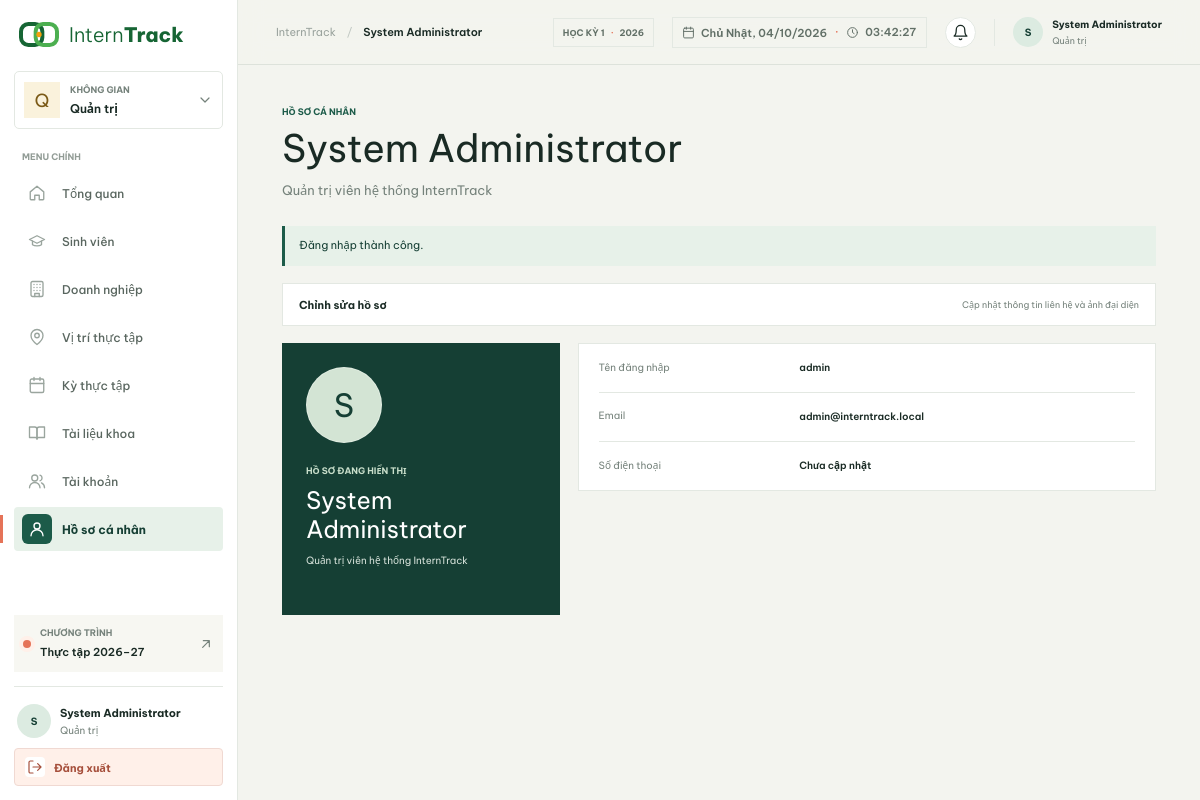
The page /?page=admin/profile (signed in) on the database its author committed.
### tables this page shows
CREATE TABLE IF NOT EXISTS users (
    id BIGINT UNSIGNED AUTO_INCREMENT PRIMARY KEY,
    username VARCHAR(50) NOT NULL,
    email VARCHAR(255) NOT NULL,
    password_hash VARCHAR(255) NOT NULL,
    full_name VARCHAR(150) NOT NULL,
    phone VARCHAR(20) NULL,
    avatar VARCHAR(255) NULL,
    role ENUM('student', 'company', 'lecturer', 'admin') NOT NULL,
    status ENUM('active', 'inactive', 'locked') NOT NULL DEFAULT 'active',
    last_login_at DATETIME NULL,
    created_at DATETIME NOT NULL DEFAULT CURRENT_TIMESTAMP,
    updated_at DATETIME NOT NULL DEFAULT CURRENT_TIMESTAMP ON UPDATE CURRENT_TIMESTAMP,

    CONSTRAINT uq_users_username UNIQUE (username),
    CONSTRAINT uq_users_email UNIQUE (email),
    CONSTRAINT ck_users_email CHECK (email LIKE '%_@_%._%'),
    CONSTRAINT ck_users_phone CHECK (phone IS NULL OR phone REGEXP '^[0-9+() .-]{8,20}$'),

    INDEX idx_users_role (role),
    INDEX idx_users_status (status)
);

### views/layouts/screen.php (called while the page is built, shortened)
<?php
$screenCatalog = require __DIR__ . '/page-data.php';
$screenData = $screenCatalog[$screen] ?? null;
if (!function_exists('screen_escape')) {
    function screen_escape($value): string
    {
        return htmlspecialchars((string) $value, ENT_QUOTES | ENT_SUBSTITUTE, 'UTF-8');
    }
    function screen_initial(string $value): string
    {
        preg_match('/^./us', $value, $match);
        return $match[0] ?? '?';
    }
}
require_once __DIR__ . '/../../controllers/PageController.php';
$user ??= authenticated_user();
$screenData = load_screen_data($screen, $screenData, $user);
require_once __DIR__ . '/../../controllers/NotificationController.php';
$notificationCounts = notification_counts((int) $user['id']);
$notificationTotal = array_sum($notificationCounts);
require __DIR__ . '/header.php';
require __DIR__ . '/content.php';
require __DIR__ . '/footer.php';

### views/admin/profile.php (called while the page is built)
<?php
$screen = 'admin/profile';
require __DIR__ . '/../layouts/screen.php';

### index.php (called while the page is built, shortened)
<?php
require_once __DIR__ . '/config/app.php';
require_once __DIR__ . '/config/database.php';
require_once __DIR__ . '/controllers/AuthController.php';
$route = isset($_GET['page']) && is_string($_GET['page']) ? $_GET['page'] : 'auth/login';
$user = authenticated_user();
$flash = app_take_flash();
require __DIR__ . '/views/' . $route . '.php';

### controllers/AuthController.php (called while the page is built, shortened)
<?php
require_once __DIR__ . '/../config/database.php';
function authenticated_user(): ?array
{
    $userId = filter_var($_SESSION['user_id'] ?? null, FILTER_VALIDATE_INT);
    $statement = database()->prepare(
        'SELECT u.id, u.username, u.email, u.full_name, u.phone, u.avatar, u.role, u.status,
				s.id AS student_id, s.student_code, s.major, s.class_name, s.faculty, s.university, s.cv_file, s.bio,
				c.id AS company_id, c.company_code, c.company_name, c.status AS company_status,
				l.id AS lecturer_id, l.lecturer_code, l.department
		 FROM users u
		 LEFT JOIN students s ON s.user_id = u.id
		 LEFT JOIN companies c ON c.user_id = u.id
		 LEFT JOIN lecturers l ON l.user_id = u.id
		 WHERE u.id = :id LIMIT 1'
    );
    $statement->execute(['id' => $userId]);
    $user = $statement->fetch();
    return $user;
}

### config/database.php (called while the page is built, shortened)
<?php
function database(): PDO
{
    static $connection = null;
    if ($connection instanceof PDO) {
        return $connection;
    }
    $host = function_exists('app_env') ? app_env('DB_HOST', '127.0.0.1') : (getenv('DB_HOST') ?: '127.0.0.1');
    $port = function_exists('app_env') ? app_env('DB_PORT', '3306') : (getenv('DB_PORT') ?: '3306');
    $name = function_exists('app_env') ? app_env('DB_NAME', 'interntrack') : (getenv('DB_NAME') ?: 'interntrack');
    $username = function_exists('app_env') ? app_env('DB_USER', 'root') : (getenv('DB_USER') ?: 'root');
    $password = function_exists('app_env') ? app_env('DB_PASSWORD', '') : (getenv('DB_PASSWORD') ?: '');
    $dsn = sprintf('mysql:host=%s;port=%s;dbname=%s;charset=utf8mb4', $host, $port, $name);
    try {
        $connection = new PDO($dsn, $username, $password, [
            PDO::ATTR_ERRMODE => PDO::ERRMODE_EXCEPTION,
            PDO::ATTR_DEFAULT_FETCH_MODE => PDO::FETCH_ASSOC,
            PDO::ATTR_EMULATE_PREPARES => false,
            PDO::MYSQL_ATTR_INIT_COMMAND => 'SET NAMES utf8mb4 COLLATE utf8mb4_unicode_ci',
        ]);
    } catch (PDOException $error) {
        error_log('InternTrack database connection failed: ' . $error->getMessage());
        throw new RuntimeException('Không thể kết nối cơ sở dữ liệu. Hãy kiểm tra cấu hình MySQL.', 0, $error);
    }
    return $connection;
}

### controllers/PageController.php (called while the page is built, shortened)
<?php
require_once __DIR__ . '/../config/database.php';
function load_screen_data(string $screen, array $data, array $user): array
{
    switch ($screen) {
        case 'admin/profile':
            $data['title'] = $user['full_name'];
            $data['description'] = 'Quản trị viên hệ thống InternTrack';
            $data['fields'] = [
                ['label' => 'Tên đăng nhập', 'value' => $user['username']],
                ['label' => 'Email', 'value' => $user['email']],
                ['label' => 'Số điện thoại', 'value' => $user['phone'] ?: 'Chưa cập nhật'],
            ];
            break;
    }
    if (isset($data['title']) && str_starts_with($screen, 'admin/')) {
        $data['currentUserName'] = $user['full_name'];
    }
    return $data;
}

### controllers/NotificationController.php (called while the page is built, shortened)
<?php
require_once __DIR__ . '/../config/database.php';
function notification_counts(int $userId): array
{
    $statement = database()->prepare('SELECT section, COUNT(*) AS total FROM notifications WHERE user_id = ? AND read_at IS NULL GROUP BY section');
    $statement->execute([$userId]);
    $counts = [];
    foreach ($statement->fetchAll() as $row) {
        $counts[(string) $row['section']] = (int) $row['total'];
    }
    return $counts;
}

### views/layouts/content.php (the view, shortened to what this page needs)
<?php
global $screenData, $user, $flash, $screen;
$screenData = is_array($screenData ?? null) ? $screenData : [];
$flash = $flash ?? null;
$screenData += [
    'kind' => 'dashboard',
    'eyebrow' => 'Tổng quan',
    'title' => 'InternTrack',
    'description' => 'Hệ thống quản lý kỳ thực tập.',
    'progress' => ['label' => 'Tiến độ', 'value' => '0%', 'note' => ''],
    'metrics' => [],
    'bars' => [],
    'activities' => [],
    'columns' => [],
    'rows' => [],
    'boards' => [],
    'cards' => [],
    'fields' => [],
    'criteria' => [],
    'members' => [],
    'profile_record' => [],
    'lecturer_options' => [],
    'row_ids' => [],
    'row_cv_paths' => [],
    'row_student_ids' => [],
    'row_lecturer_ids' => [],
    'application_status' => null,
    'position_id' => null,
];
$kind = $screenData['kind'];
?>
<div class="page-wrap">
    <section class="page-heading">
        <div>
            <p class="eyebrow"><?= screen_escape($screenData['eyebrow']) ?></p>
            <h1><?= screen_escape($screenData['title']) ?></h1>
            <p class="page-description"><?= screen_escape($screenData['description']) ?></p>
        </div>
    </section>
    <?php if ($flash !== null): ?><div class="flash-message flash--<?= screen_escape($flash['type']) ?>" role="status"><?= screen_escape($flash['message']) ?></div><?php endif; ?>
    <?php require __DIR__ . '/forms.php'; ?>
    <?php if ($kind === 'dashboard'): ?>
        <section class="dashboard-grid">
            <article class="panel progress-panel">
                <div class="panel-heading">
                    <div>
                        <p class="eyebrow">Bức tranh tuần này</p>
                        <h2><?= screen_escape($screenData['progress']['label']) ?></h2>
                    </div>
                    <span class="progress-number"><?= screen_escape($screenData['progress']['value']) ?></span>
                </div>
                <div class="progress-track"><span style="width: <?= screen_escape($screenData['progress']['value']) ?>"></span></div>
                <p class="muted"><?= screen_escape($screenData['progress']['note']) ?></p>
                <div class="chart-area" role="img" aria-label="Biểu đồ hoạt động bảy ngày gần đây">
                    <?php foreach ($screenData['bars'] as $index => $bar): ?>
                        <div class="chart-column"><span style="height: <?= (int) $bar ?>%"></span><small><?= ['T2', 'T3', 'T4', 'T5', 'T6', 'T7', 'CN'][$index] ?></small></div>
                    <?php endforeach; ?>
                </div>
            </article>
            <article class="panel activity-panel">
                <div class="panel-heading">
                    <div>
                        <p class="eyebrow">Dòng hoạt động</p>
                        <h2>Gần đây</h2>
                    </div><span class="panel-index">0<?= count($screenData['activities']) ?></span>
                </div>
                <div class="activity-list">
                    <?php foreach ($screenData['activities'] as $activity): ?>
                        <div class="activity-row"><span class="activity-dot"></span>
                            <div class="activity-copy">
                                <div class="activity-topline"><strong><?= screen_escape($activity['title']) ?></strong><span class="badge <?= screen_badge_class($activity['status']) ?>"><?= screen_escape($activity['status']) ?></span></div>
                                <p><?= screen_escape($activity['description']) ?></p><small><?= screen_escape($activity['time']) ?></small>
                            </div>
                        </div>
                    <?php endforeach; ?>
                </div>
            </article>
        </section>
        <?php if ($screen === 'admin/dashboard' && ai_match_enabled()): ?>
            <section class="panel skill-panel">
                <div class="panel-heading">
                    <div><p class="eyebrow">Theo nhu cầu doanh nghiệp</p><h2>Kỹ năng doanh nghiệp đang cần</h2></div>
                    <form method="post" action="<?= screen_escape($formAction) ?>"><?= $csrfField ?><input type="hidden" name="action" value="ai_skill_stats"><button class="button button--primary" type="submit" data-ai-submit><?= !empty($screenData['skill_stats']) ? 'Phân tích lại' : 'Phân tích bằng AI' ?></button></form>
                </div>
                <?= ai_skills_html($screenData['skill_stats'] ?? null) ?>
            </section>
        <?php endif; ?>
    <?php elseif ($kind === 'profile'): ?>
        <section class="profile-layout">
            <article class="profile-intro">
                <div class="profile-avatar"><?php if (!empty($user['avatar'])): ?><img src="<?= screen_escape(app_avatar_url($user)) ?>" alt="Ảnh đại diện của <?= screen_escape($screenData['title']) ?>"><?php else: ?><?= screen_escape(screen_initial($screenData['title'])) ?><?php endif; ?></div>
                <p class="eyebrow">Hồ sơ đang hiển thị</p>
                <h2><?= screen_escape($screenData['title']) ?></h2>
                <p><?= screen_escape($screenData['description']) ?></p>
            </article>
            <div class="profile-fields">
                <?php foreach ($screenData['fields'] as $field): ?><article class="field-row"><span><?= screen_escape($field['label']) ?></span><strong><?= screen_escape($field['value']) ?></strong></article><?php endforeach; ?>
            </div>
        </section>
    <?php endif; ?>
</div>

### views/layouts/header.php (shortened to what this page needs)
<?php
global $screenData, $user;
$screenData = is_array($screenData ?? null) ? $screenData : [];
$user = is_array($user ?? null) ? $user : [];
$screenData += [
    'role' => 'student',
    'title' => 'InternTrack',
    'description' => 'Hệ thống quản lý kỳ thực tập chuyên nghiệp cho sinh viên, doanh nghiệp và giảng viên.',
];
$user += [
    'full_name' => 'Người dùng',
    'avatar' => null,
    'id' => 0,
];
?>
<!doctype html>
<html lang="vi">
<head>
    <link rel="stylesheet" href="assets/css/style.css?v=<?= filemtime(__DIR__ . '/../../assets/css/style.css') ?>">
</head>
<body>
    <div class="app-shell">
        <?php require __DIR__ . '/sidebar.php'; ?>
        <main class="main-area">
            <header class="topbar">
                <div class="breadcrumb"><span>InternTrack</span><span class="breadcrumb-slash">/</span><strong><?= screen_escape($screenData['title']) ?></strong></div>
                <div class="topbar-actions"><span class="term-chip">HỌC KỲ 1 <span>·</span> 2026</span><span class="clock-chip" role="timer" aria-label="Ngày giờ hiện tại"><?= ui_icon('calendar') ?><span data-clock-date></span><span class="clock-sep">·</span><?= ui_icon('clock') ?><time data-clock-time></time></span><?php
                $bellTotal = (int) ($notificationTotal ?? 0);
                ?><div class="notification-wrap" data-notification-root>
                    <button class="notification-button" type="button" aria-label="Thông báo<?= $bellTotal > 0 ? ': ' . $bellTotal . ' chưa đọc' : '' ?>" aria-haspopup="true" aria-expanded="false" data-notification-toggle><span class="notification-glyph"><?= ui_icon('bell') ?></span><?php if ($bellTotal > 0): ?><i><?= $bellTotal > 99 ? '99+' : $bellTotal ?></i><?php endif; ?></button>
                </div><span class="topbar-divider"></span>
                    <div class="topbar-user"><span class="user-avatar user-avatar--small"><?php if (!empty($user['avatar'])): ?><img src="<?= screen_escape(app_avatar_url($user)) ?>" alt=""><?php else: ?><?= screen_escape(screen_initial($user['full_name'])) ?><?php endif; ?></span><span><strong><?= screen_escape($user['full_name']) ?></strong><small><?= screen_escape($roleNames[$role]) ?></small></span></div>
                </div>
            </header>

### views/layouts/sidebar.php (shortened to what this page needs)
<?php
global $screenData, $user;
$screenData = is_array($screenData ?? null) ? $screenData : [];
$user = is_array($user ?? null) ? $user : [];
$screenData += ['role' => 'student', 'active' => '',];
$user += ['full_name' => 'Người dùng', 'avatar' => null, 'id' => 0];
$roleNames = ['student' => 'Sinh viên', 'company' => 'Doanh nghiệp', 'lecturer' => 'Giảng viên', 'admin' => 'Quản trị'];
$role = $screenData['role'];
$accountPage = ['student' => 'student/profile', 'company' => 'company/profile', 'lecturer' => 'lecturer/profile', 'admin' => 'admin/profile'][$role];
?>
<aside class="sidebar" id="app-sidebar">
    <a class="brand" href="?page=<?= screen_escape($role) ?>/dashboard" aria-label="InternTrack, về tổng quan">
        <img class="brand-mark" src="assets/images/logo-mark.svg" alt="" width="40" height="24"><span class="brand-name">Intern<span>Track</span></span>
    </a>
    <div class="workspace-switcher"><span class="workspace-glyph"><?= screen_escape(screen_initial($roleNames[$role])) ?></span><span><small>KHÔNG GIAN</small><strong><?= screen_escape($roleNames[$role]) ?></strong></span><span class="switcher-arrow"><?= ui_icon('chevron-down') ?></span></div>
    <p class="nav-label">MENU CHÍNH</p>
    <nav class="primary-nav" aria-label="Điều hướng chính">
        <?php foreach ($navigation[$role] as $item): ?>
            <a class="nav-link <?= $screenData['active'] === $item['key'] ? 'is-active' : '' ?>" href="?page=<?= screen_escape($item['page']) ?>" <?= $screenData['active'] === $item['key'] ? 'aria-current="page"' : '' ?>>
                <span class="nav-mark"><?= ui_icon($item['icon']) ?></span><span><?= screen_escape($item['label']) ?></span>
            </a>
        <?php endforeach; ?>
    </nav>
    <div class="sidebar-bottom">
        <div class="term-card"><span class="term-dot"></span>
            <div><small>CHƯƠNG TRÌNH</small><strong>Thực tập 2026–27</strong></div><span class="term-arrow"><?= ui_icon('arrow-up-right') ?></span>
        </div>
        <div class="sidebar-account"><a class="sidebar-user" href="?page=<?= screen_escape($accountPage) ?>"><span class="user-avatar"><?php if (!empty($user['avatar'])): ?><img src="<?= screen_escape(app_avatar_url($user)) ?>" alt=""><?php else: ?><?= screen_escape(screen_initial($user['full_name'])) ?><?php endif; ?></span><span class="user-meta"><strong><?= screen_escape($user['full_name']) ?></strong><small><?= screen_escape($roleNames[$role]) ?></small></span></a>
            <form method="post" action="index.php"><button class="logout-button" type="submit"><span class="logout-icon" aria-hidden="true"><?= ui_icon('logout') ?></span><span>Đăng xuất</span></button></form>
        </div>
    </div>
</aside>

### rows shown on the page
users: role "Q", role "Quản trị", full_name "S", full_name "System Administrator"

### other values the page prints
screen_escape($item['label']) "Tổng quan"
screen_escape($item['label']) "Sinh viên"
screen_escape($item['label']) "Doanh nghiệp"
screen_escape($item['label']) "Vị trí thực tập"
screen_escape($item['label']) "Kỳ thực tập"
screen_escape($item['label']) "Tài liệu khoa"
screen_escape($item['label']) "Tài khoản"
screen_escape($item['label']) "Hồ sơ cá nhân"
screen_escape($screenData['eyebrow']) "HỒ SƠ CÁ NHÂN"
screen_escape($screenData['description']) "Quản trị viên hệ thống InternTrack"
screen_escape($flash['message']) "Đăng nhập thành công."
screen_escape($field['label']) "Tên đăng nhập"
screen_escape($field['value']) "admin"
screen_escape($field['label']) "Email"
screen_escape($field['value']) "admin@interntrack.local"
